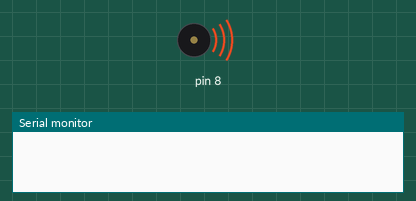
Bench run of a sketch on a simulated Arduino Uno, built with avr-gcc and run on an emulated ATmega328P. On the bench: buzzer (waves = sounding), the last lines printed to the serial monitor.

Above: at 0.1 s.
At 0.8 s:
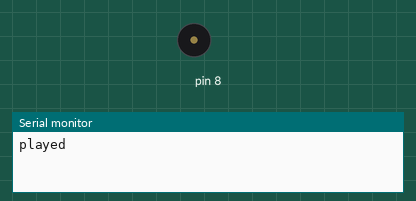
Timing chart, 0 to 2.3 s (numbered marks = the images above):
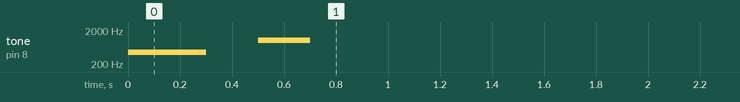

The sketch:

parts-buzzer.ino
```cpp
void setup() {
  Serial.begin(9600);
  tone(8, 440, 300);
  delay(500);
  tone(8, 1000);
  delay(200);
  noTone(8);
  Serial.println("played");
}

void loop() {}
```
